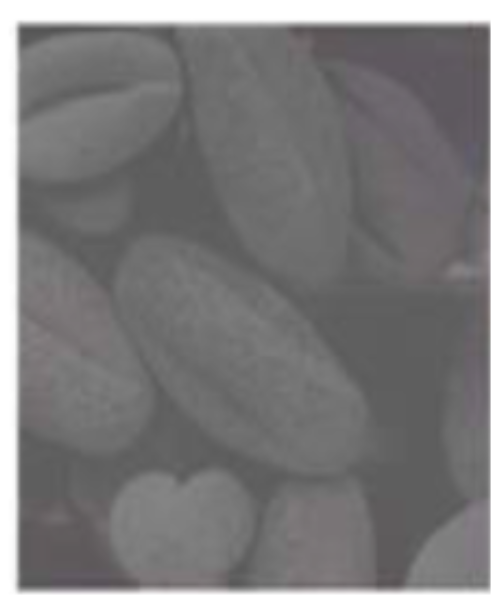
#> input picture OPE07/Images/01.png, 491 x 597 px, found by its file name; its folder holds only this picture in this run
$ jupyter execute 'Non-Linear Filtering for Image Noise Removal oep5.ipynb'
#> lines starting #> are read from the running program, lines starting #| are printed output that depends on the picture
[cell 1]
import cv2
import numpy as np
import matplotlib.pyplot as plt
import os

image_folder = "images"

images = []

for filename in os.listdir(image_folder):
    path = os.path.join(image_folder, filename)

    img = cv2.imread(path, cv2.IMREAD_GRAYSCALE)
#> img: shape (597, 491); min 82, max 255, mean 120

    if img is not None:
        images.append((filename, img))

print("Total images loaded:", len(images))
#| Total images loaded: 1

[cell 2]
plt.figure(figsize=(12, 8))

for i, (name, img) in enumerate(images):
    plt.subplot(2, 2, i+1)
    plt.imshow(img, cmap='gray')
    plt.title(name)
    plt.axis('off')
#> this loop made 1 pass
#> name on pass 1: '01.png'

plt.tight_layout()
plt.show()

[cell 3]
# Step 4: Apply Median Filters

filtered_images = []

for name, img in images:

    # Apply different median filters
    median_3 = cv2.medianBlur(img, 3)
    median_5 = cv2.medianBlur(img, 5)
    median_7 = cv2.medianBlur(img, 7)

    filtered_images.append((name, img, median_3, median_5, median_7))
#> after the loop, filtered_images = 1 item

print("Median filtering completed successfully!")

[cell 4]
# Display comparison of median filters

for name, original, f3, f5, f7 in filtered_images:

    plt.figure(figsize=(14, 5))

    plt.subplot(1, 4, 1)
    plt.imshow(original, cmap='gray')
    plt.title("Original Image")
    plt.axis('off')

    plt.subplot(1, 4, 2)
    plt.imshow(f3, cmap='gray')
    plt.title("Median 3x3")
    plt.axis('off')

    plt.subplot(1, 4, 3)
    plt.imshow(f5, cmap='gray')
    plt.title("Median 5x5")
    plt.axis('off')

    plt.subplot(1, 4, 4)
    plt.imshow(f7, cmap='gray')
    plt.title("Median 7x7")
    plt.axis('off')

    plt.suptitle(name)
    plt.tight_layout()
    plt.show()
#> this loop made 1 pass
#> pass 1, `plt.show()`:
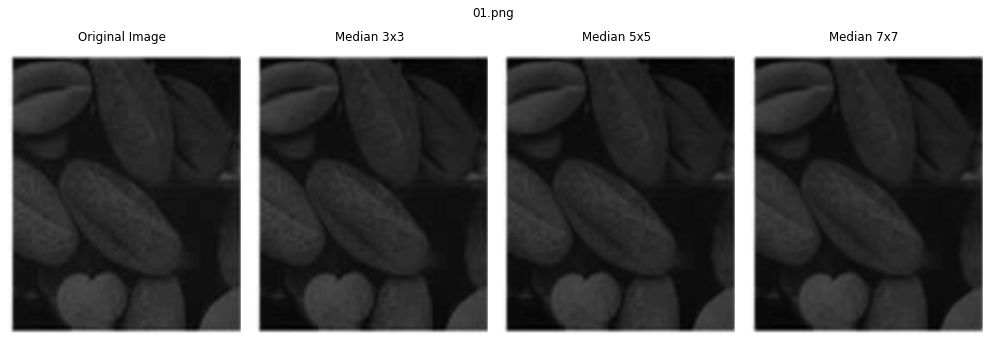
#> figure drawn by matplotlib, 4 panels

[cell 5]
from scipy.ndimage import generic_filter

# Alpha-Trimmed Mean Filter Function
def alpha_trimmed_filter(image, size=3, d=2):

    def trim_mean(values):
        values = np.sort(values)

        # Remove lowest and highest values
        values = values[d//2 : len(values)-d//2]

        return np.mean(values)

    result = generic_filter(
        image.astype(float),
        trim_mean,
        size=size
    )

    return np.clip(result, 0, 255).astype(np.uint8)


print("Alpha-Trimmed Mean Filter function created!")

[cell 6]
#Apply Alpha-Trimmed Mean Filter
alpha_filtered_images = []

for name, img in images:

    alpha_3 = alpha_trimmed_filter(img, size=3, d=2)
    alpha_5 = alpha_trimmed_filter(img, size=5, d=4)

    alpha_filtered_images.append((name, img, alpha_3, alpha_5))
#> this loop made 1 pass
#> name on pass 1: '01.png'

print("Alpha-Trimmed Mean Filtering completed!")

[cell 7]
#Display comparison
for name, original, alpha3, alpha5 in alpha_filtered_images:

    plt.figure(figsize=(12, 5))

    plt.subplot(1, 3, 1)
    plt.imshow(original, cmap='gray')
    plt.title("Original Image")
    plt.axis('off')

    plt.subplot(1, 3, 2)
    plt.imshow(alpha3, cmap='gray')
    plt.title("Alpha Trimmed 3x3")
    plt.axis('off')

    plt.subplot(1, 3, 3)
    plt.imshow(alpha5, cmap='gray')
    plt.title("Alpha Trimmed 5x5")
    plt.axis('off')

    plt.suptitle(name)
    plt.tight_layout()
    plt.show()
#> this loop made 1 pass
#> pass 1, `plt.show()`:
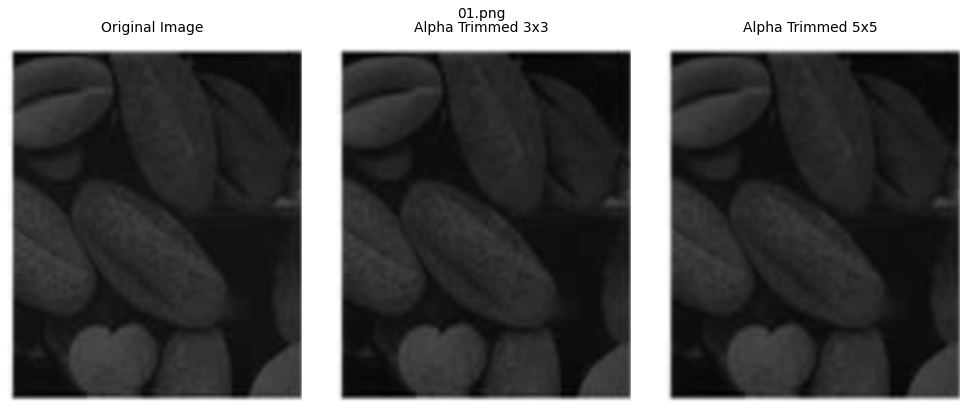
#> figure drawn by matplotlib, 3 panels

$ run again, on OPE07/Images/05.png
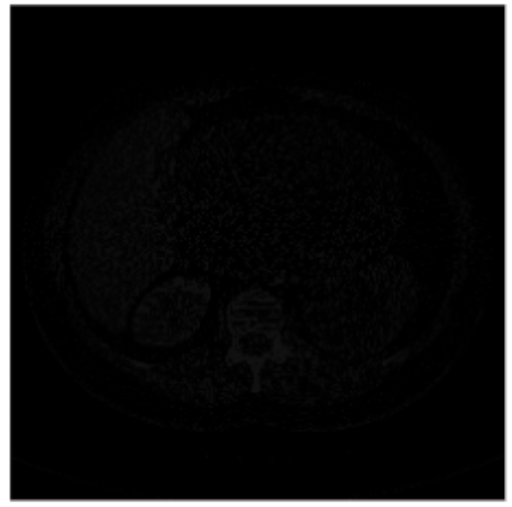
#> input picture OPE07/Images/05.png, 512 x 507 px, found by its file name
#| Total images loaded: 1
#> the loop `for i, (name, img) in enumerate(images):` made 1 pass
#> name on pass 1: '05.png'
#> the loop `for name, img in images:` made 1 pass
#> after the loop `for name, img in images:`: filtered_images = 1 item
#> the loop `for name, original, f3, f5, f7 in filtered_images: ` made 1 pass
#> pass 1, `plt.show()`:
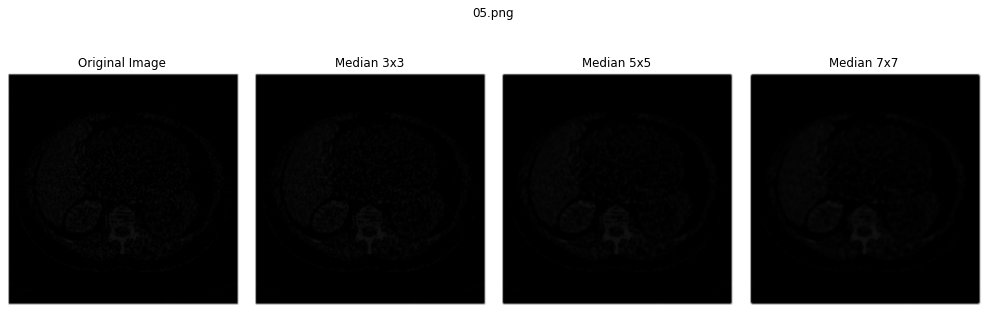
#> figure drawn by matplotlib, 4 panels
#> the loop `for name, img in images: ` made 1 pass
#> name on pass 1: '05.png'
#> the loop `for name, original, alpha3, alpha5 in alpha_filtered_images: ` made 1 pass
#> pass 1, `plt.show()`:
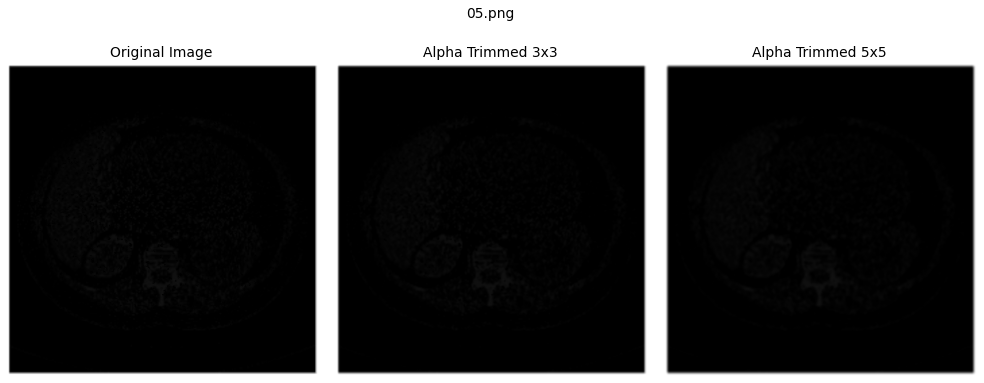
#> figure drawn by matplotlib, 3 panels

$ run again, on OPE07/Images/02.png
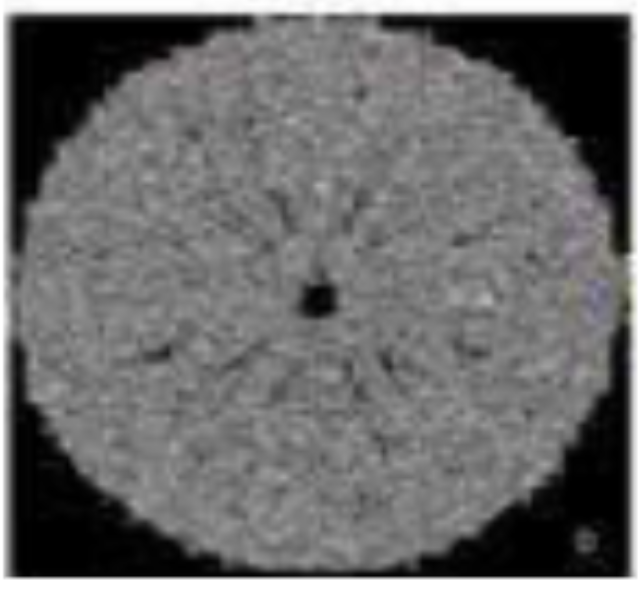
#> input picture OPE07/Images/02.png, 640 x 590 px, found by its file name
#| Total images loaded: 1
#> the loop `for i, (name, img) in enumerate(images):` made 1 pass
#> name on pass 1: '02.png'
#> the loop `for name, img in images:` made 1 pass
#> after the loop `for name, img in images:`: filtered_images = 1 item
#> the loop `for name, original, f3, f5, f7 in filtered_images: ` made 1 pass
#> pass 1, `plt.show()`:
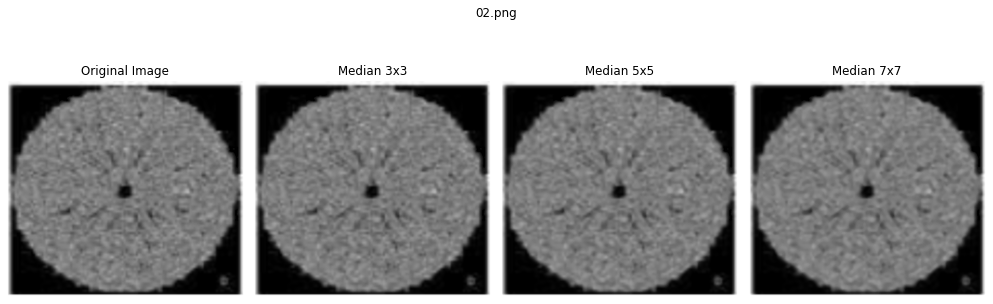
#> figure drawn by matplotlib, 4 panels
#> the loop `for name, img in images: ` made 1 pass
#> name on pass 1: '02.png'
#> the loop `for name, original, alpha3, alpha5 in alpha_filtered_images: ` made 1 pass
#> pass 1, `plt.show()`:
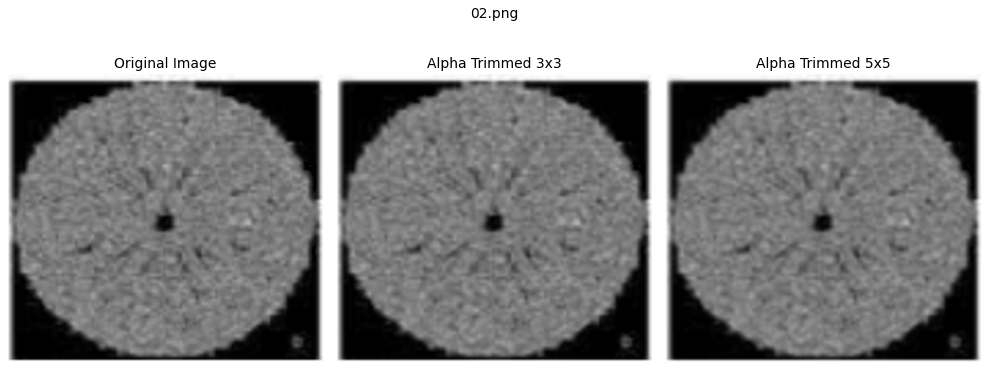
#> figure drawn by matplotlib, 3 panels

$ run again, on OPE07/Images/04.png
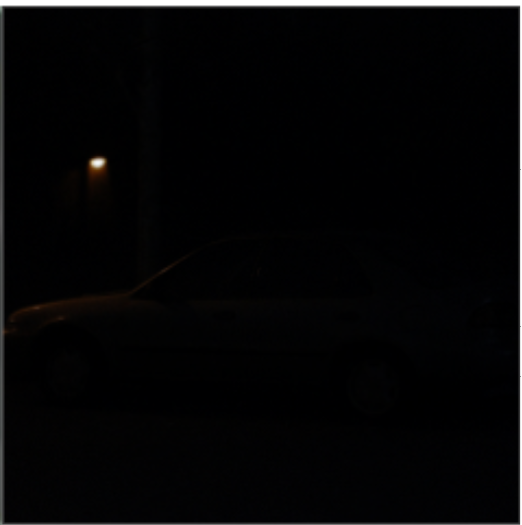
#> input picture OPE07/Images/04.png, 522 x 525 px, found by its file name
#| Total images loaded: 1
#> the loop `for i, (name, img) in enumerate(images):` made 1 pass
#> name on pass 1: '04.png'
#> the loop `for name, img in images:` made 1 pass
#> after the loop `for name, img in images:`: filtered_images = 1 item
#> the loop `for name, original, f3, f5, f7 in filtered_images: ` made 1 pass
#> pass 1, `plt.show()`:
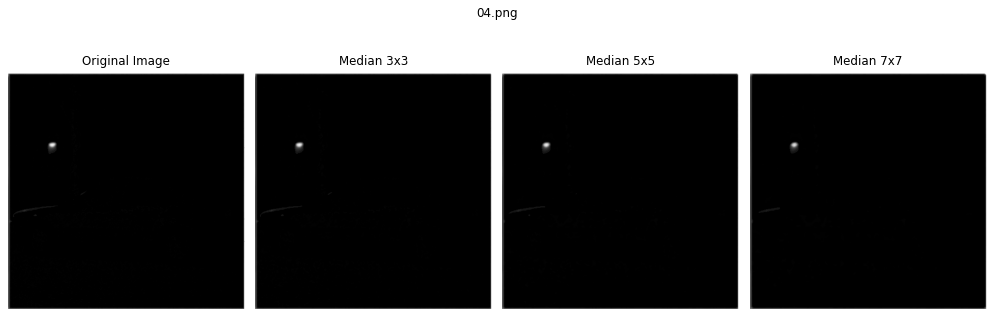
#> figure drawn by matplotlib, 4 panels
#> the loop `for name, img in images: ` made 1 pass
#> name on pass 1: '04.png'
#> the loop `for name, original, alpha3, alpha5 in alpha_filtered_images: ` made 1 pass
#> pass 1, `plt.show()`:
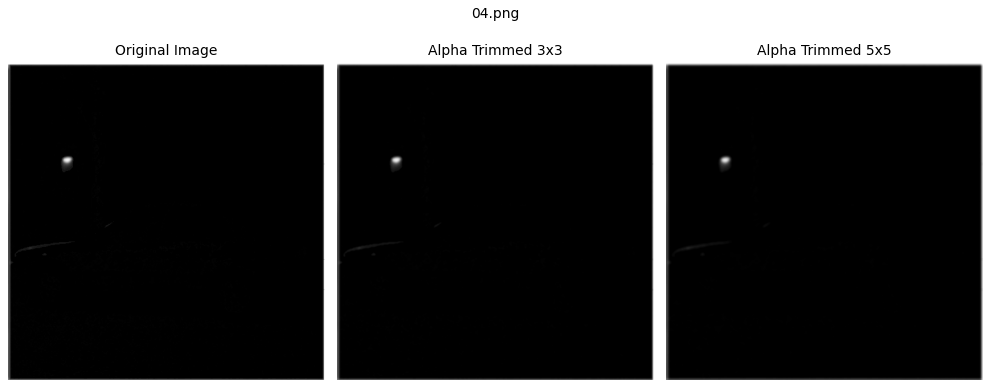
#> figure drawn by matplotlib, 3 panels
